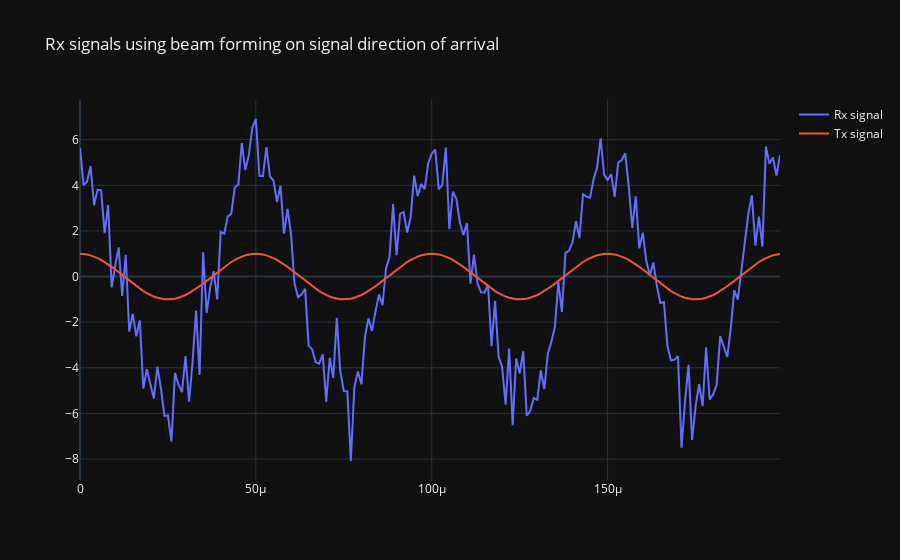

The code cell stored with this chart in its notebook:
### Markdown cell above
## Create beam from receivers

### Rephase all anteanas signals

$ rx\_signal = e^{j2 \pi ft} e^{-j2 \pi \ antena\_spacing\  sin(\theta)} $

to rephase signal just multiply by $ e^{j2 \pi \ antena\_spacing\  sin(\theta)} $

$ rx\_signal = e^{j2 \pi ft} e^{-j2 \pi \ antena\_spacing\  sin(\theta)} e^{j2 \pi \ antena\_spacing\  sin(\theta)} = e^{j2 \pi ft} $

$ steering\_vectors = e^{-j2\pi \ antena\_spacing \ sin(\theta) } $

So we can use Complex conjugate of steering_vectors to rephase all Rx signals

### Sum antenas signals

### Code cell
X_weighted = beamforming.beamforming(rx_signals, steering_vectors)

if use_matplotlib:
    plt.plot(np.asarray(X_weighted).squeeze().real[0:200], label="Rx signal")
    plt.plot(np.asarray(tx_signal).squeeze().real[0:200], label="Tx signal")
    plt.legend()
    plt.show()
else:
    fig = go.Figure()
    fig.add_trace(go.Scatter(x=t[0:200], y=np.asarray(X_weighted).squeeze().real[0:200], mode='lines', name="Rx signal"))
    fig.add_trace(go.Scatter(x=t[0:200], y=np.asarray(tx_signal).squeeze().real[0:200], mode='lines', name="Tx signal"))
    fig.update_layout(template="plotly_dark", title_text="Rx signals using beam forming on signal direction of arrival")
    fig.show()

### Figure 1 — Plotly figure (JSON) as saved in the notebook; plotly's stock layout.template omitted (floating-point values rounded to 4 significant figures; data arrays with more than 128 entries replaced by an {"elided": "..."} marker saying what was removed)
{"data": [{"mode": "lines", "name": "Rx signal", "type": "scatter", "x": {"elided": "200 float values"}, "y": {"elided": "200 float values"}}, {"mode": "lines", "name": "Tx signal", "type": "scatter", "x": {"elided": "200 float values"}, "y": {"elided": "200 float values"}}], "layout": {"title": {"text": "Rx signals using beam forming on signal direction of arrival"}}}
